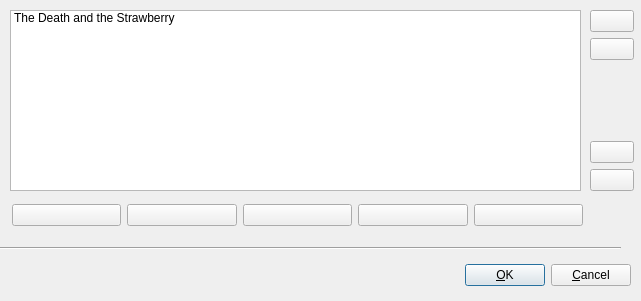
<ui version="4.0" >
 <author></author>
 <comment></comment>
 <exportmacro></exportmacro>
 <class>Form</class>
 <widget class="QWidget" name="Form" >
  <property name="geometry" >
   <rect>
    <x>0</x>
    <y>0</y>
    <width>641</width>
    <height>301</height>
   </rect>
  </property>
  <property name="windowTitle" >
   <string>Volume/Chapter/Copy List</string>
  </property>
  <widget class="QListWidget" name="listWidget" >
   <property name="geometry" >
    <rect>
     <x>10</x>
     <y>10</y>
     <width>571</width>
     <height>181</height>
    </rect>
   </property>
   <item>
    <property name="text" >
     <string>The Death and the Strawberry</string>
    </property>
   </item>
  </widget>
  <widget class="QWidget" name="horizontalLayout" >
   <property name="geometry" >
    <rect>
     <x>12</x>
     <y>200</y>
     <width>571</width>
     <height>31</height>
    </rect>
   </property>
   <layout class="QHBoxLayout" >
    <property name="margin" >
     <number>0</number>
    </property>
    <property name="spacing" >
     <number>6</number>
    </property>
    <item>
     <widget class="QPushButton" name="pushButton" >
      <property name="icon" >
       <iconset resource="../res/resources.qrc" >:/new.png</iconset>
      </property>
     </widget>
    </item>
    <item>
     <widget class="QPushButton" name="pushButton_2" >
      <property name="icon" >
       <iconset resource="../res/resources.qrc" >:/copy.png</iconset>
      </property>
     </widget>
    </item>
    <item>
     <widget class="QPushButton" name="pushButton_6" >
      <property name="icon" >
       <iconset resource="../res/resources.qrc" >:/edit.png</iconset>
      </property>
     </widget>
    </item>
    <item>
     <widget class="QPushButton" name="pushButton_9" >
      <property name="icon" >
       <iconset resource="../res/resources.qrc" >:/cut.png</iconset>
      </property>
     </widget>
    </item>
    <item>
     <widget class="QPushButton" name="pushButton_3" >
      <property name="icon" >
       <iconset resource="../res/resources.qrc" >:/delete.png</iconset>
      </property>
     </widget>
    </item>
   </layout>
  </widget>
  <widget class="QWidget" name="verticalLayout" >
   <property name="geometry" >
    <rect>
     <x>590</x>
     <y>10</y>
     <width>44</width>
     <height>181</height>
    </rect>
   </property>
   <layout class="QVBoxLayout" >
    <property name="margin" >
     <number>0</number>
    </property>
    <property name="spacing" >
     <number>6</number>
    </property>
    <item>
     <widget class="QPushButton" name="pushButton_7" >
      <property name="icon" >
       <iconset resource="../res/resources.qrc" >:/top.png</iconset>
      </property>
     </widget>
    </item>
    <item>
     <widget class="QPushButton" name="pushButton_4" >
      <property name="icon" >
       <iconset resource="../res/resources.qrc" >:/up.png</iconset>
      </property>
     </widget>
    </item>
    <item>
     <spacer>
      <property name="orientation" >
       <enum>Qt::Vertical</enum>
      </property>
      <property name="sizeHint" >
       <size>
        <width>20</width>
        <height>40</height>
       </size>
      </property>
     </spacer>
    </item>
    <item>
     <widget class="QPushButton" name="pushButton_5" >
      <property name="icon" >
       <iconset resource="../res/resources.qrc" >:/down.png</iconset>
      </property>
     </widget>
    </item>
    <item>
     <widget class="QPushButton" name="pushButton_8" >
      <property name="icon" >
       <iconset resource="../res/resources.qrc" >:/bottom.png</iconset>
      </property>
     </widget>
    </item>
   </layout>
  </widget>
  <widget class="QWidget" name="horizontalLayout_2" >
   <property name="geometry" >
    <rect>
     <x>10</x>
     <y>260</y>
     <width>621</width>
     <height>31</height>
    </rect>
   </property>
   <layout class="QHBoxLayout" >
    <property name="margin" >
     <number>0</number>
    </property>
    <property name="spacing" >
     <number>6</number>
    </property>
    <item>
     <spacer>
      <property name="orientation" >
       <enum>Qt::Horizontal</enum>
      </property>
      <property name="sizeHint" >
       <size>
        <width>40</width>
        <height>20</height>
       </size>
      </property>
     </spacer>
    </item>
    <item>
     <widget class="QPushButton" name="pushButton_10" >
      <property name="text" >
       <string>&amp;OK</string>
      </property>
      <property name="default" >
       <bool>true</bool>
      </property>
     </widget>
    </item>
    <item>
     <widget class="QPushButton" name="pushButton_11" >
      <property name="text" >
       <string>&amp;Cancel</string>
      </property>
     </widget>
    </item>
   </layout>
  </widget>
  <widget class="Line" name="line" >
   <property name="geometry" >
    <rect>
     <x>0</x>
     <y>240</y>
     <width>621</width>
     <height>16</height>
    </rect>
   </property>
   <property name="orientation" >
    <enum>Qt::Horizontal</enum>
   </property>
  </widget>
 </widget>
 <pixmapfunction></pixmapfunction>
 <resources>
  <include location="Resources/Resources.qrc" />
  <include location="../res/resources.qrc" />
 </resources>
 <connections/>
</ui>
